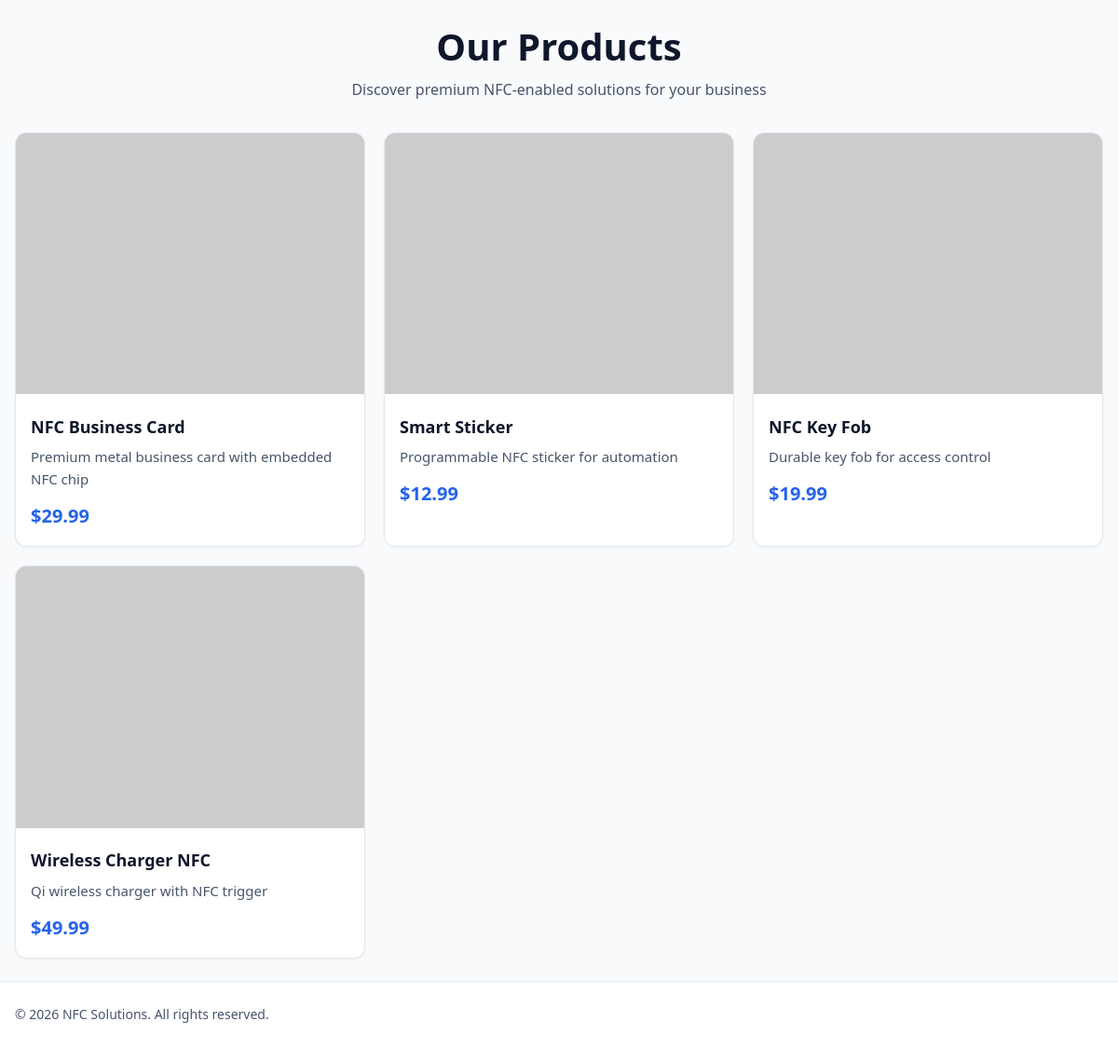
The page / on the database its author committed.
### tables this page shows
CREATE TABLE IF NOT EXISTS products (
    id INT AUTO_INCREMENT PRIMARY KEY,
    name VARCHAR(255) NOT NULL,
    description TEXT,
    image_url VARCHAR(500),
    price DECIMAL(10, 2) DEFAULT 0.00,
    specs TEXT,
    created_at TIMESTAMP DEFAULT CURRENT_TIMESTAMP
);

### config.php (called while the page is built, shortened)
<?php
function e(string $string): string {
    return htmlspecialchars($string, ENT_QUOTES, 'UTF-8');
}

### index.php (the view, shortened to what this page needs)
<?php
require_once __DIR__ . '/config.php';
$db = getDb();
$stmt = $db->query("SELECT * FROM products ORDER BY created_at DESC");
$products = $stmt->fetchAll();
?>
<!DOCTYPE html>
<html lang="en">
<head>
    <link rel="stylesheet" href="styles.css">
</head>
<body>
    <main class="main">
        <div class="container">
            <header class="page-header">
                <h1 class="page-title">Our Products</h1>
                <p class="page-subtitle">Discover premium NFC-enabled solutions for your business</p>
            </header>
            <?php if (empty($products)): ?>
                <div class="card" style="text-align: center; padding: var(--space-12);">
                    <svg width="64" height="64" fill="none" stroke="currentColor" viewBox="0 0 24 24" style="color: var(--text-muted); margin-bottom: var(--space-4);">
                        <path stroke-linecap="round" stroke-linejoin="round" stroke-width="1.5" d="M20 7l-8-4-8 4m16 0l-8 4m8-4v10l-8 4m0-10L4 7m8 4v10M4 7v10l8 4"/>
                    </svg>
                    <h2 style="margin-bottom: var(--space-2);">No Products Found</h2>
                    <p style="color: var(--text-secondary);">Products will appear here once added by the administrator.</p>
                </div>
            <?php else: ?>
                <div class="grid grid-1 grid-2 grid-3" style="grid-template-columns: repeat(auto-fill, minmax(280px, 1fr));">
                    <?php foreach ($products as $product): ?>
                        <article class="card product-card">
                            <a href="#" class="product-link" data-product-id="<?= $product['id'] ?>">
                                <?php if ($product['image_url']): ?>
                                    <img src="<?= e($product['image_url']) ?>" alt="" class="product-image" loading="lazy">
                                <?php endif; ?>
                                <div class="product-content">
                                    <h3 class="product-name"><?= e($product['name']) ?></h3>
                                    <p class="product-description"><?= e($product['description']) ?></p>
                                    <div class="product-price">$<?= number_format($product['price'], 2) ?></div>
                                </div>
                            </a>
                        </article>
                    <?php endforeach; ?>
                </div>
            <?php endif; ?>
        </div>
    </main>
    <footer class="footer">
        <div class="container footer-content">
            <p>&copy; <?= date('Y') ?> NFC Solutions. All rights reserved.</p>
        </div>
    </footer>
</body>
</html>

### styles.css (style rules this page uses)
:root { --primary: #2563eb; --primary-dark: #1d4ed8; --primary-light: #3b82f6; --secondary: #64748b; --success: #16a34a; --success-light: #22c55e; --warning: #f59e0b; --danger: #dc2626; --danger-light: #ef4444; --bg-primary: #ffffff; --bg-secondary: #f8fafc; --bg-tertiary: #f1f5f9; --bg-card: #ffffff; --text-primary: #0f172a; --text-secondary: #475569; --text-muted: #94a3b8; --text-on-primary: #ffffff; --border-color: #e2e8f0; --border-focus: #2563eb; --shadow-sm: 0 1px 2px 0 rgb(0 0 0 / 0.05); --shadow-md: 0 4px 6px -1px rgb(0 0 0 / 0.1), 0 2px 4px -2px rgb(0 0 0 / 0.1); --shadow-lg: 0 10px 15px -3px rgb(0 0 0 / 0.1), 0 4px 6px -4px rgb(0 0 0 / 0.1); --radius-sm: 6px; --radius-md: 8px; --radius-lg: 12px; --radius-xl: 16px; --font-sans: system-ui, -apple-system, BlinkMacSystemFont, 'Segoe UI', Roboto, 'Helvetica Neue', Arial, sans-serif; --font-mono: ui-monospace, SFMono-Regular, 'SF Mono', Menlo, Consolas, monospace; --space-1: 0.25rem; --space-2: 0.5rem; --space-3: 0.75rem; --space-4: 1rem; --space-5: 1.25rem; --space-6: 1.5rem; --space-8: 2rem; --space-10: 2.5rem; --space-12: 3rem; --transition-fast: 150ms ease; --transition-normal: 250ms ease; }
*, *::before, *::after { box-sizing: border-box; margin: 0; padding: 0; }
html { font-size: 16px; -webkit-text-size-adjust: 100%; }
body { font-family: var(--font-sans); font-size: 1rem; line-height: 1.6; color: var(--text-primary); background-color: var(--bg-secondary); min-height: 100vh; display: flex; flex-direction: column; }
h1, h2, h3, h4, h5, h6 { font-weight: 600; line-height: 1.3; color: var(--text-primary); }
h1 { font-size: clamp(1.75rem, 4vw, 2.5rem); }
h3 { font-size: clamp(1.25rem, 2.5vw, 1.5rem); }
p { margin-bottom: var(--space-4); }
a { color: var(--primary); text-decoration: none; transition: color var(--transition-fast); }
.container { width: 100%; max-width: 1200px; margin: 0 auto; padding: 0 var(--space-4); }
.main { flex: 1; padding: var(--space-6) 0; }
.page-header { margin-bottom: var(--space-8); text-align: center; }
.page-title { margin-bottom: var(--space-2); }
.page-subtitle { color: var(--text-secondary); font-size: 1rem; max-width: 600px; margin: 0 auto; }
.card { background: var(--bg-card); border-radius: var(--radius-lg); box-shadow: var(--shadow-sm); border: 1px solid var(--border-color); overflow: hidden; transition: box-shadow var(--transition-normal), transform var(--transition-normal); }
.grid { display: grid; gap: var(--space-5); }
.grid-1 { grid-template-columns: 1fr; }
.grid-2 { grid-template-columns: repeat(2, 1fr); }
.grid-3 { grid-template-columns: repeat(3, 1fr); }
.product-card { display: flex; flex-direction: column; height: 100%; }
.product-image { width: 100%; aspect-ratio: 4 / 3; object-fit: cover; background: var(--bg-tertiary); }
.product-content { padding: var(--space-4); display: flex; flex-direction: column; flex: 1; }
.product-name { font-size: 1.125rem; font-weight: 600; margin-bottom: var(--space-2); color: var(--text-primary); }
.product-description { color: var(--text-secondary); font-size: 0.9375rem; margin-bottom: var(--space-3); flex: 1; display: -webkit-box; -webkit-line-clamp: 3; -webkit-box-orient: vertical; overflow: hidden; }
.product-price { font-size: 1.25rem; font-weight: 700; color: var(--primary); margin-top: auto; }
.product-link { display: block; text-decoration: none; color: inherit; }
.footer { padding: var(--space-6) 0; border-top: 1px solid var(--border-color); background: var(--bg-primary); margin-top: auto; }
.footer-content { display: flex; flex-direction: column; align-items: center; gap: var(--space-3); text-align: center; color: var(--text-secondary); font-size: 0.875rem; }
@media (min-width: 640px) { .footer-content { flex-direction: row; justify-content: space-between; } }

### rows shown on the page
products: name "NFC Business Card", description "Premium metal business card with embedded NFC chip", price "29.99"
products: name "Smart Sticker", description "Programmable NFC sticker for automation", price "12.99"
products: name "NFC Key Fob", description "Durable key fob for access control", price "19.99"
products: name "Wireless Charger NFC", description "Qi wireless charger with NFC trigger", price "49.99"
